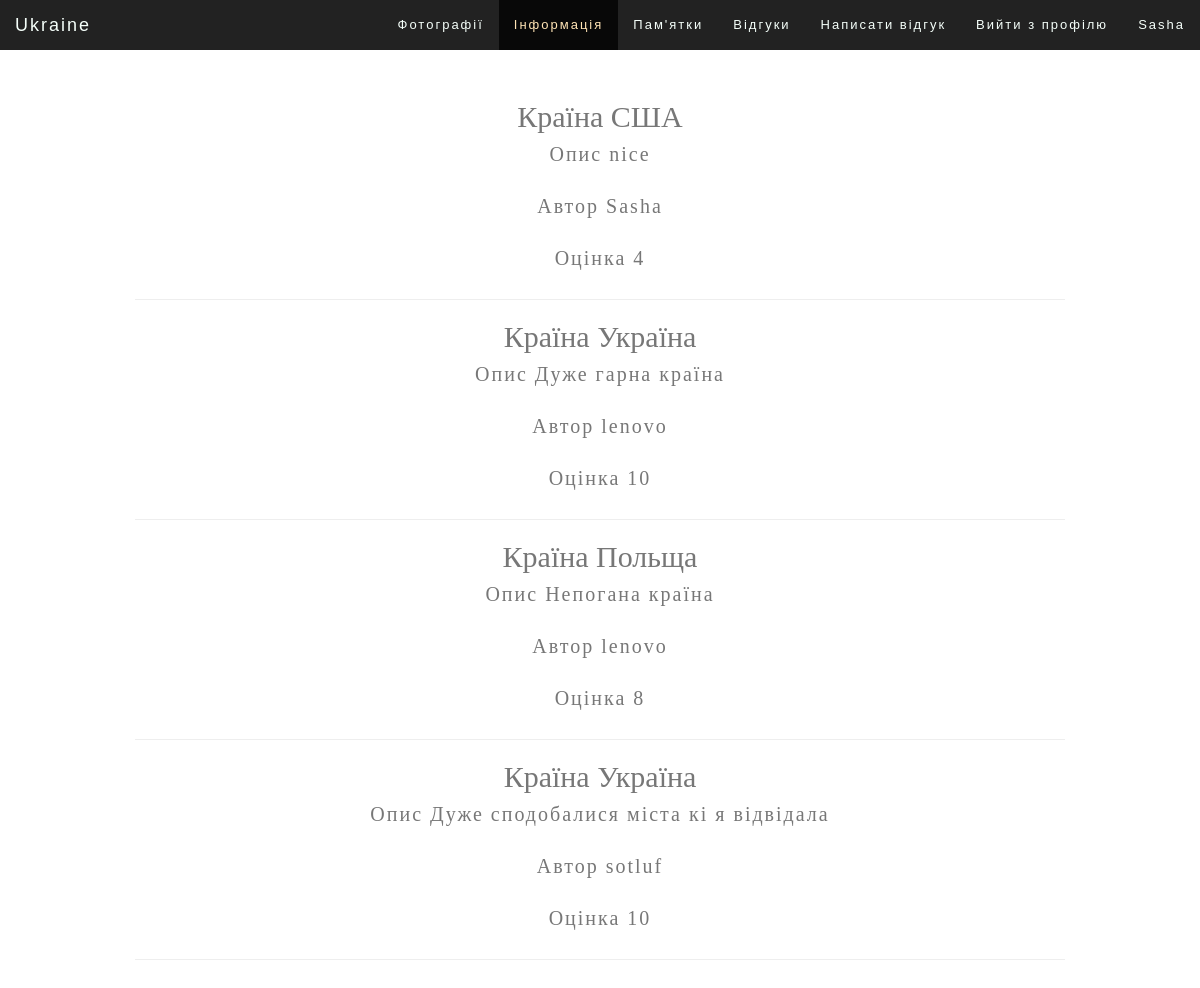
The page /review/ (signed in) on the database its author committed.
### memory/models.py (models this page shows, shortened)
class Review(models.Model):
    country = models.CharField(max_length=100)
    description = models.TextField()
    author = models.ForeignKey(User,on_delete=models.CASCADE)
    point = models.PositiveIntegerField(default=0)

### memory/views.py (the view)
# urls.py: path('review/',ReviewListView.as_view(),name='review')
class ReviewListView(View):
    def get(self,request):
        review = Review.objects.all()
        context = {'review':review}
        return render(request,'review_list.html', context=context)

### templates/review_list.html (shortened to what this page needs)
{% load static %}
<!DOCTYPE html>
<html>
<head>
    <link rel="stylesheet" href="https://maxcdn.bootstrapcdn.com/bootstrap/3.4.1/css/bootstrap.min.css">
</head>
<body id="page" data-spy="scroll" data-target=".navbar">
<nav class="navbar navbar-inverse navbar-fixed-top">
    <div class="container-fluid">
        <div class="navbar-header">
            <a class="navbar-brand" href="#page">Ukraine</a>
        </div>
        <div id="myNavbar">
            <ul class="nav navbar-nav navbar-right">
                <li><a href="#photo">Фотографії</a></li>
                <li><a href="#inform">Інформація</a></li>
                <li><a href="#monuments">Пам'ятки</a></li>
                {% if user.is_authenticated %}
                <li><a href="{% url 'review' %}">Відгуки</a></li>
                <li><a href="{% url 'add_review' %}">Написати відгук</a></li>
                <li><a href="{% url 'logout' %}">Вийти з профілю</a></li>
                <li><a href="#">{{ user.username }}</a></li>
                {% else %}
                <li><a href="{% url 'register' %}">Реєстрація</a></li>
                <li><a href="{% url 'login' %}">Авторизація</a></li>
                {% endif %}
            </ul>
        </div>
    </div>
</nav>
<body>
<div id="inform" class="container text-center">
{% for i in review %}
<h2>Країна {{ i.country }}</h2>
<h3>Опис {{ i.description }}</h3>
<h3>Автор {{ i.author }}</h3>
<h3>Оцінка {{ i.point }}</h3>
<hr>
{% endfor %}
</div>
</body>
</html>

### templates/review_list.html (style rules this page uses)
body, p { font: 17px "times New Roman", sans-serif; color: #777; }
h1, h3 { margin: 10px 0 30px 0; font-size: 20px; letter-spacing: 2px; }
.container { padding: 80px 120px; }
.navbar { font-family: "Time New Romans", sans-serif; margin-bottom: 0; border: 0; font-size: 13px; letter-spacing: 2px; }
.navbar li a, .navbar .navbar-brand { color: mintcream !important; }
.navbar-nav li.active a { color: moccasin !important; }

### rows shown on the page
Review: country "США", description "nice", author "Sasha", point "4"
Review: country "Україна", description "Дуже гарна країна", author "lenovo", point "10"
Review: country "Польща", description "Непогана країна", author "lenovo", point "8"
Review: country "Україна", description "Дуже сподобалися міста кі я відвідала", author "sotluf", point "10"

### other values the page prints
{{ user.username }} "Sasha"
